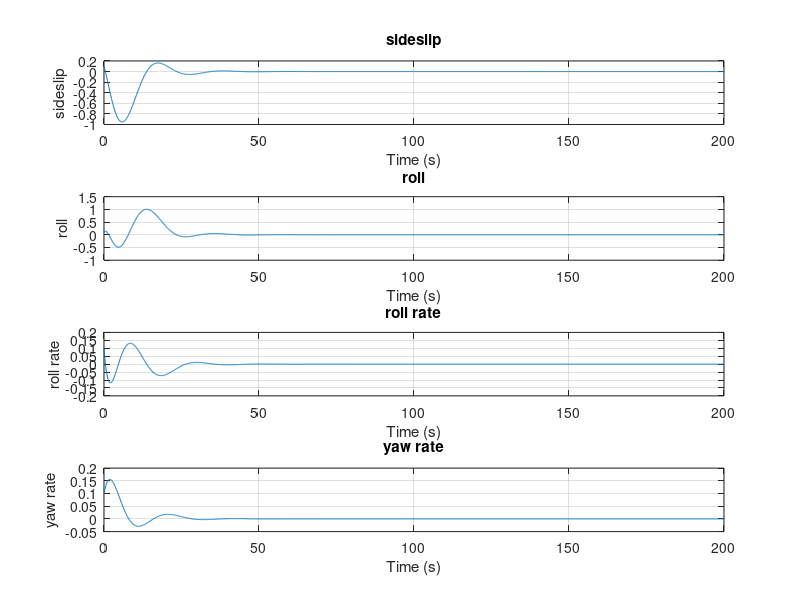

Here is the MATLAB script that generated this plot: (Note: this script raises an error after producing the figure.)
m = 360000;
rho = 1.225;
mu_b = m/(1.225*510*60); 
b    = 60.35; 
v    = 117; 
K_xx = 0.052*8; 
K_xz = -0.066*8; 
K_zz = 0.249*8; 

% Asymmetric Aerodynamic Coefficients (stability derivatives)
C_Ybeta_dot = 0.08052;
C_nbeta_dot = -0.0217637;
C_Ybeta     = -1.427208;
CL          = 0.6; 
C_Yp        = 0.002808141;
C_Yr        = 0;
C_lbeta     = -0.506641;
C_lp        = -0.46;
C_lr        = 1.042857;
C_nbeta     = 0.42974;
C_np        = -0.0259782;
% C_lr is already defined, no need to duplicate if it's the same

% Control Derivatives (Aileron and Rudder)
C_Ydelta_a = 0;
C_Ydelta_r = 0.000123356;
C_ldelta_a = -0.18009;
C_ldelta_r = -0.000738186;
C_ndelta_a = 0;
C_ndelta_r = -0.00201328;


%stuff
P_asym = [
    (C_Ybeta_dot-2*mu_b)*b/v, 0                  , 0                       , 0;
    0                       , -b/(2*v)           , 0                       , 0;
    0                       , 0                  , -4*mu_b*K_xx*b/v      , 4*mu_b*K_xz*b/v;
    C_nbeta_dot*b/v         , 0                  , 4*mu_b*K_xz*b/v         , -4*mu_b*K_zz*b/v
];

Q_asym = [
    -C_Ybeta, -CL, -C_Yp, -(C_Yr-4*mu_b);
    0       , 0  , -1   , 0;
    -C_lbeta, 0  , -C_lp, -C_lr;
    -C_nbeta, 0  , -C_np, -C_lr  % Assuming the last element was C_lr based on typical matrix structure
                                % If it was meant to be C_lp, adjust accordingly.
];

R_asym = [
    -C_Ydelta_a, -C_Ydelta_r;
    0.0        , 0.0;
    -C_ldelta_a, -C_ldelta_r;
    -C_ndelta_a, -C_ndelta_r
];

% In MATLAB, the backslash operator (\) is used for matrix division,
% which is equivalent to solving a linear system (e.g., A\B is equivalent to inv(A)*B).
A_asym = P_asym \ Q_asym;
B_asym = P_asym \ R_asym;


C_asym = [
    1.0, 0.0, 0.0, 0.0;
    0.0, 1.0, 0.0, 0.0;
    0.0, 0.0, v/b, 0.0;
    0.0, 0.0, 0.0, v/b
];

D_asym = [
    0.0, 0.0;
    0.0, 0.0;
    0.0, 0.0;
    0.0, 0.0
];

% You can display the resulting matrices (optional)
disp('P_asym =');
disp(P_asym);
disp('Q_asym =');
disp(Q_asym);
disp('R_asym =');
disp(R_asym);
disp('A_asym (Asymmetric State Matrix) =');
disp(A_asym);
disp('B_asym (Asymmetric Input Matrix) =');
disp(B_asym);
disp('C_asym (Asymmetric Output Matrix) =');
disp(C_asym);
disp('D_asym (Asymmetric Feedforward Matrix) =');
disp(D_asym);

sys = ss(A_asym,B_asym, C_asym,D_asym);

Q = [1,0,0,0;
     0,1,0,0;
     0,0,1,0;
     0,0,0,1];

R = [1,0;
     0,1];

[K, S, P] = lqr(A_asym, B_asym, Q, R);

disp('get those gainz:')
disp(K);

sys_cl = feedback(sys,K);

x0 = [0.1, 0.1, 0.05, 0.05];

t = 0:0.1:200;

[y,tOut,x0] = initial(sys_cl,x0,t);

% Plot the response of the closed-loop system
stateNames = {'sideslip', 'roll', 'roll rate', 'yaw rate'};

% Create a new figure
figure;

% Get the number of states (columns) in y_
numStates = size(y, 2);

% Loop through each state and create a subplot
for i = 1:numStates
    subplot(numStates, 1, i); % Create a subplot: (rows, columns, current_plot_index)
    plot(tOut, y(:, i));    % Plot the i-th state (all rows, i-th column)
    xlabel('Time (s)');      % Label for x-axis
    ylabel(stateNames{i});   % Use the state name from the stateNames array
    title([stateNames{i} ]); % Title for each subplot
    grid on;                 % Enable grid
end

% Optional: Adjust overall figure properties if needed
sgtitle('Asymmetric dyamic stab with LQR controller');